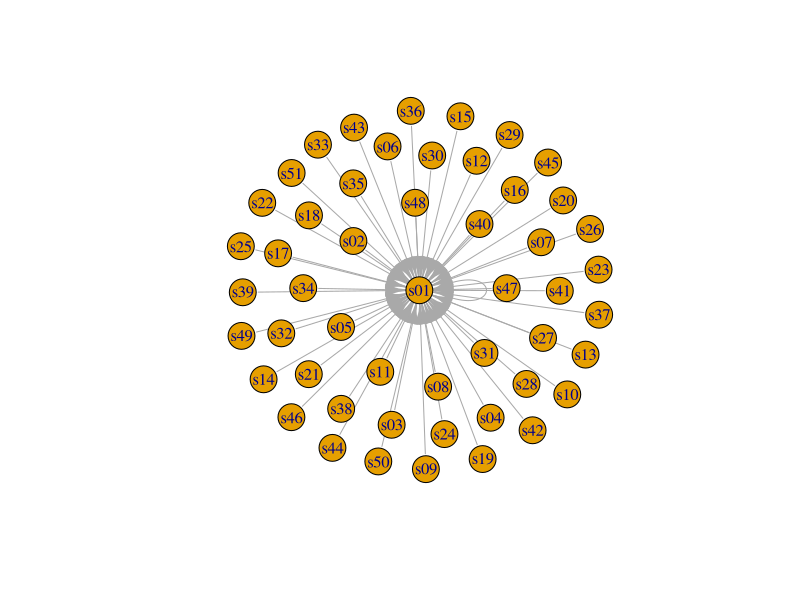
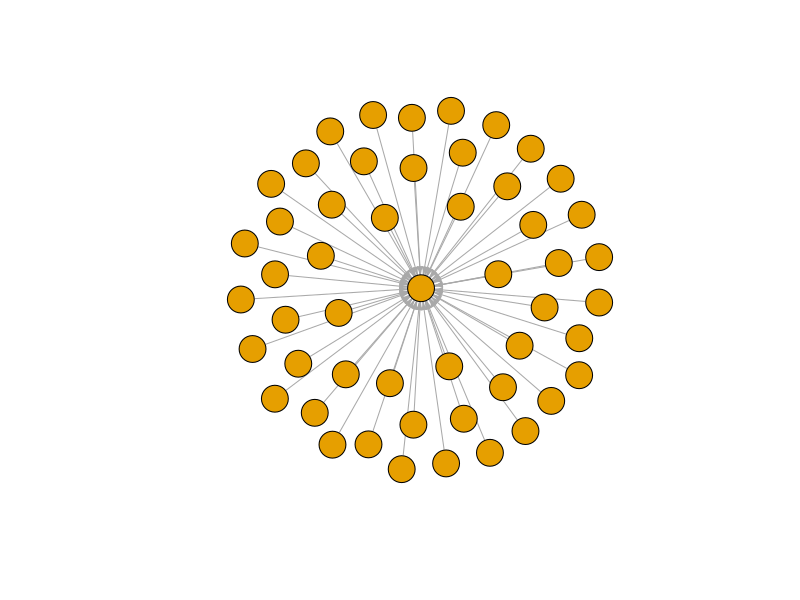
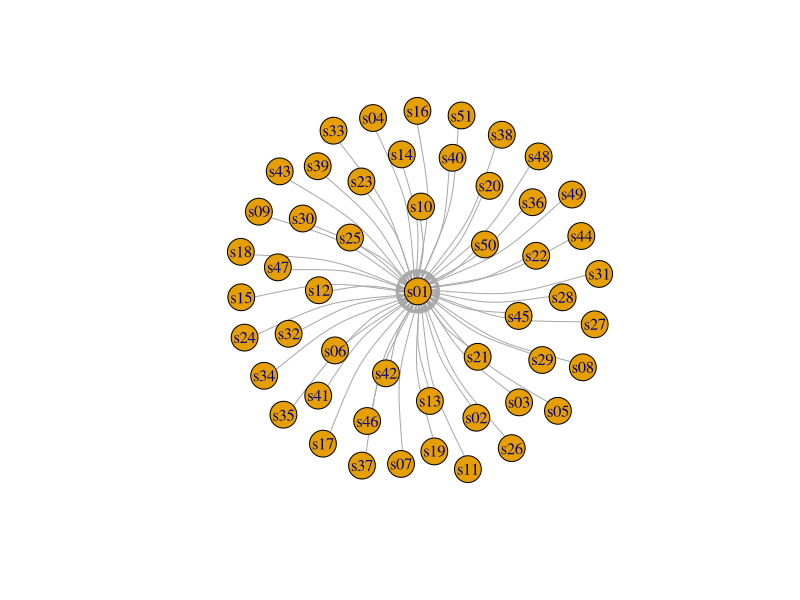
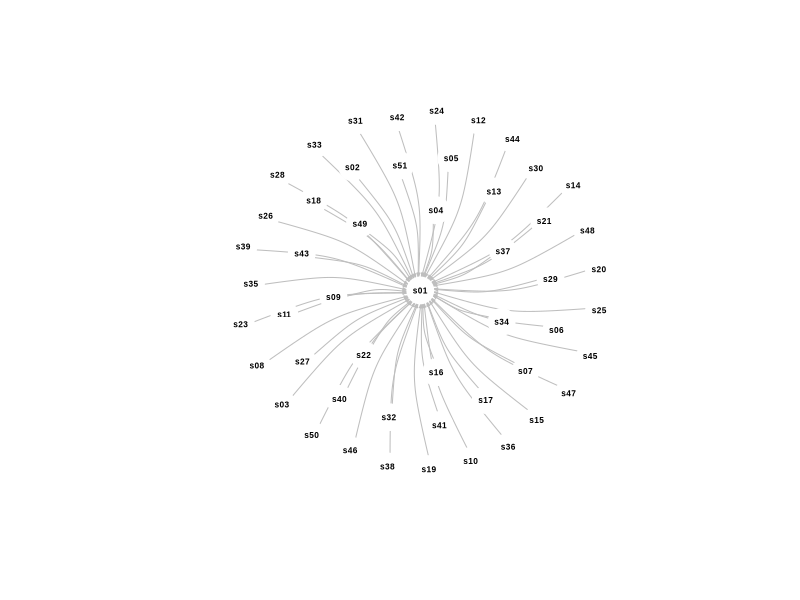

Here is the R script that generated these plots, in order:

# -------~~ DATASET 1: edgelist  --------

getwd()

setwd("./Data/additional_materials")
 
# Read in the data:
nodes <- read.csv("nodes_file.csv", header=T, as.is=T)
links <- read.csv("d_edges_file.csv", header=T, as.is=T)

# Examine the data:
head(nodes)
tail(nodes)
head(links)
tail(links)
# Converting the data to an igraph object:
# The graph_from_data_frame() function takes two data frames: 'd' and 'vertices'.
# 'd' describes the edges of the network - it should start with two columns 
# containing the source and target node IDs for each network tie.
# 'vertices' should start with a column of node IDs. It can be omitted.
# Any additional columns in either data frame are interpreted as attributes.

library("igraph")

net <- graph_from_data_frame(d=links, vertices=nodes, directed=T) 


# Examine the resulting object:
class(net)
net 

# The description of an igraph object starts with four letters:
#     D or U, for a directed or undirected graph
#     N for a named graph (where nodes have a `name` attribute)
#     W for a weighted graph (where edges have a `weight` attribute)
#     B for a bipartite (two-mode) graph (where nodes have a `type` attribute)
# The two numbers that follow (17 49) refer to the number of nodes and edges in the graph.
# The description also lists node & edge attributes


# We can access the nodes, edges, and their attributes:
E(net)
V(net)
E(net)$type
V(net)$media

# If you need them, you can extract an edge list 
# or a matrix back from the igraph networks.
as_edgelist(net, names=T)
as_adjacency_matrix(net, attr="weight")

# Or data frames describing nodes and edges:
as_data_frame(net, what="edges")
as_data_frame(net, what="vertices")


# You can also access the network matrix directly:
net[1,]
net[5,7]

# First attempt to plot the graph:
plot(net) # not pretty!

# Removing loops from the graph:
net <- simplify(net, remove.multiple = F, remove.loops = T) 

# Let's and reduce the arrow size and remove the labels:
plot(net, edge.arrow.size=.4,vertex.label=NA)

# Plot with curved edges (edge.curved=.1) and reduce arrow size:
# Note that using curved edges will allow you to see multiple links
# between two nodes (e.g. links going in either direction, or multiplex links)
plot(net, edge.arrow.size=.4, edge.curved=.2)

# Set edge color to light gray, the node & border color to orange 
# Replace the vertex label with the node names stored in "media"
plot(net, edge.arrow.size=.2, edge.curved=.2, edge.color="grey",
     vertex.color="white", vertex.frame.color="#ffffff", vertex.label=V(net)$media,
     vertex.label.color="black", vertex.label.family="Arial",
     vertex.label.cex=.5, vertex.label.font=2) 


